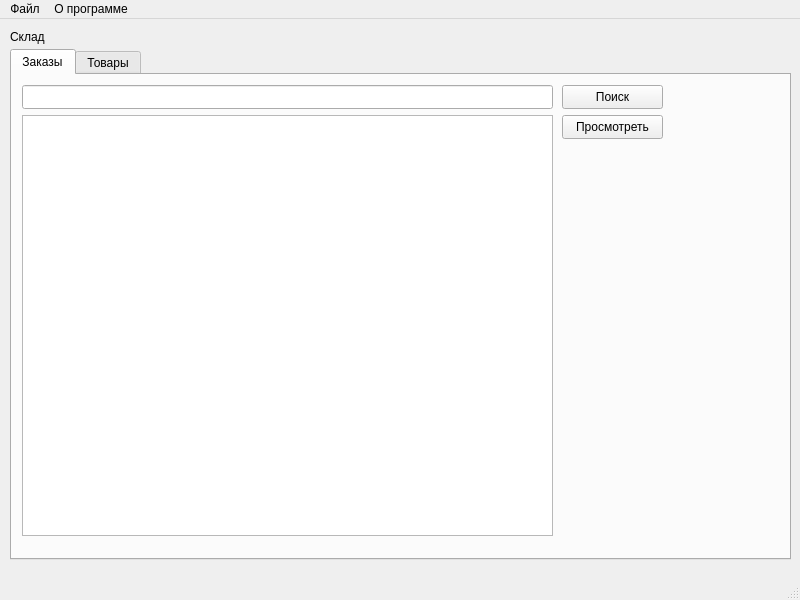
<?xml version="1.0" encoding="UTF-8"?>
<ui version="4.0">
 <class>MainWindowWarehouse</class>
 <widget class="QMainWindow" name="MainWindowWarehouse">
  <property name="geometry">
   <rect>
    <x>0</x>
    <y>0</y>
    <width>800</width>
    <height>600</height>
   </rect>
  </property>
  <property name="windowTitle">
   <string>MainWindow</string>
  </property>
  <widget class="QWidget" name="centralwidget">
   <widget class="QLabel" name="label">
    <property name="geometry">
     <rect>
      <x>10</x>
      <y>10</y>
      <width>261</width>
      <height>16</height>
     </rect>
    </property>
    <property name="text">
     <string>Склад</string>
    </property>
   </widget>
   <widget class="QTabWidget" name="tabWidget">
    <property name="geometry">
     <rect>
      <x>10</x>
      <y>30</y>
      <width>781</width>
      <height>511</height>
     </rect>
    </property>
    <property name="currentIndex">
     <number>0</number>
    </property>
    <widget class="QWidget" name="warehouse_orders">
     <attribute name="title">
      <string>Заказы</string>
     </attribute>
     <widget class="QLineEdit" name="searchLine_warehouse_orders">
      <property name="geometry">
       <rect>
        <x>10</x>
        <y>10</y>
        <width>531</width>
        <height>24</height>
       </rect>
      </property>
     </widget>
     <widget class="QTableView" name="tableView_warehouse_orders">
      <property name="geometry">
       <rect>
        <x>10</x>
        <y>40</y>
        <width>531</width>
        <height>421</height>
       </rect>
      </property>
     </widget>
     <widget class="QPushButton" name="searchButton_warehouse_orders">
      <property name="geometry">
       <rect>
        <x>550</x>
        <y>10</y>
        <width>101</width>
        <height>24</height>
       </rect>
      </property>
      <property name="text">
       <string>Поиск</string>
      </property>
     </widget>
     <widget class="QPushButton" name="showButton_warehouse_orders">
      <property name="geometry">
       <rect>
        <x>550</x>
        <y>40</y>
        <width>101</width>
        <height>24</height>
       </rect>
      </property>
      <property name="text">
       <string>Просмотреть</string>
      </property>
     </widget>
    </widget>
    <widget class="QWidget" name="warehouse_goods">
     <attribute name="title">
      <string>Товары</string>
     </attribute>
     <widget class="QTableView" name="tableView_warehouse_goods">
      <property name="geometry">
       <rect>
        <x>10</x>
        <y>40</y>
        <width>531</width>
        <height>421</height>
       </rect>
      </property>
     </widget>
     <widget class="QLineEdit" name="searchLine_warehouse_goods">
      <property name="geometry">
       <rect>
        <x>10</x>
        <y>10</y>
        <width>531</width>
        <height>24</height>
       </rect>
      </property>
     </widget>
     <widget class="QPushButton" name="searchButton_warehouse_goods">
      <property name="geometry">
       <rect>
        <x>550</x>
        <y>10</y>
        <width>101</width>
        <height>24</height>
       </rect>
      </property>
      <property name="text">
       <string>Поиск</string>
      </property>
     </widget>
     <widget class="QPushButton" name="inventButton_warehouse_goods">
      <property name="geometry">
       <rect>
        <x>550</x>
        <y>40</y>
        <width>101</width>
        <height>24</height>
       </rect>
      </property>
      <property name="text">
       <string>Инвентаризация</string>
      </property>
     </widget>
    </widget>
   </widget>
  </widget>
  <widget class="QMenuBar" name="menubar">
   <property name="geometry">
    <rect>
     <x>0</x>
     <y>0</y>
     <width>800</width>
     <height>21</height>
    </rect>
   </property>
   <widget class="QMenu" name="menu">
    <property name="title">
     <string>Файл</string>
    </property>
   </widget>
   <widget class="QMenu" name="menu_2">
    <property name="title">
     <string>О программе</string>
    </property>
   </widget>
   <addaction name="menu"/>
   <addaction name="menu_2"/>
  </widget>
  <widget class="QStatusBar" name="statusbar"/>
 </widget>
 <resources/>
 <connections/>
</ui>
